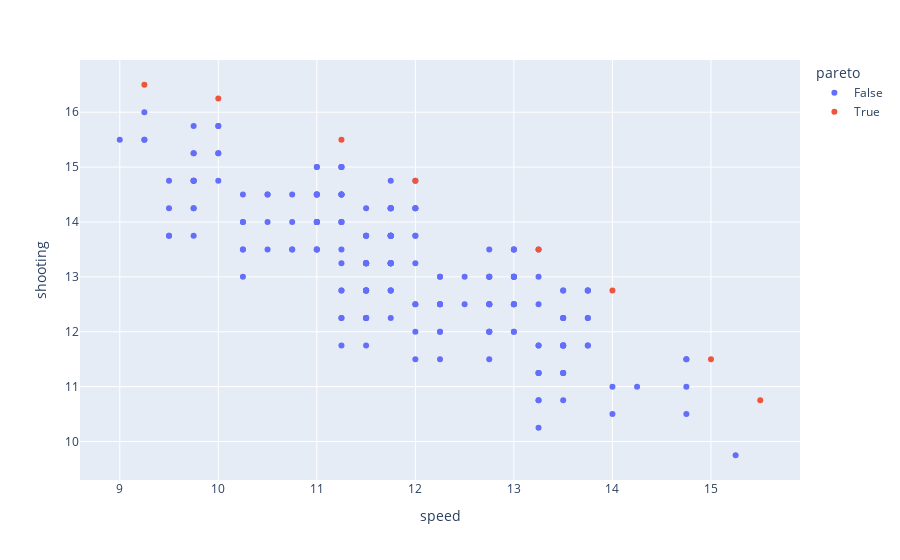

Write notebook code for a chart like this one.
### Code cell
f1 = px.scatter(df_teams, x='speed', y='shooting', color='pareto', hover_data=[df_teams.index])
f1.show()

### Figure 1 — Plotly figure (JSON) as saved in the notebook; plotly's stock layout.template omitted (floating-point values rounded to 4 significant figures; data arrays with more than 128 entries replaced by an {"elided": "..."} marker saying what was removed)
{"data": [{"customdata": {"elided": "202x1 str values"}, "hovertemplate": "pareto=False<br>speed=%{x}<br>shooting=%{y}<br>team=%{customdata[0]}<extra></extra>", "legendgroup": "False", "marker": {"color": "#636efa", "symbol": "circle"}, "mode": "markers", "name": "False", "orientation": "v", "showlegend": true, "type": "scatter", "x": {"elided": "202 float values"}, "xaxis": "x", "y": {"elided": "202 float values"}, "yaxis": "y"}, {"customdata": [["mario,bowser,rosalina,yoshi"], ["mario,bowser,toad,yoshi"], ["mario,peach,toad,yoshi"], ["mario,peach,toad,waluigi"], ["bowser,peach,toad,yoshi"], ["bowser,rosalina,toad,yoshi"], ["bowser,rosalina,yoshi,wario"], ["peach,toad,yoshi,waluigi"]], "hovertemplate": "pareto=True<br>speed=%{x}<br>shooting=%{y}<br>team=%{customdata[0]}<extra></extra>", "legendgroup": "True", "marker": {"color": "#EF553B", "symbol": "circle"}, "mode": "markers", "name": "True", "orientation": "v", "showlegend": true, "type": "scatter", "x": [10, 12, 14, 15.5, 13.25, 11.25, 9.25, 15], "xaxis": "x", "y": [16.25, 14.75, 12.75, 10.75, 13.5, 15.5, 16.5, 11.5], "yaxis": "y"}], "layout": {"autosize": true, "legend": {"title": {"text": "pareto"}, "tracegroupgap": 0}, "margin": {"t": 60}, "xaxis": {"anchor": "y", "autorange": true, "domain": [0, 1], "range": [8.615, 15.89], "title": {"text": "speed"}, "type": "linear"}, "yaxis": {"anchor": "x", "autorange": true, "domain": [0, 1], "range": [9.227, 17.02], "title": {"text": "shooting"}, "type": "linear"}}}
